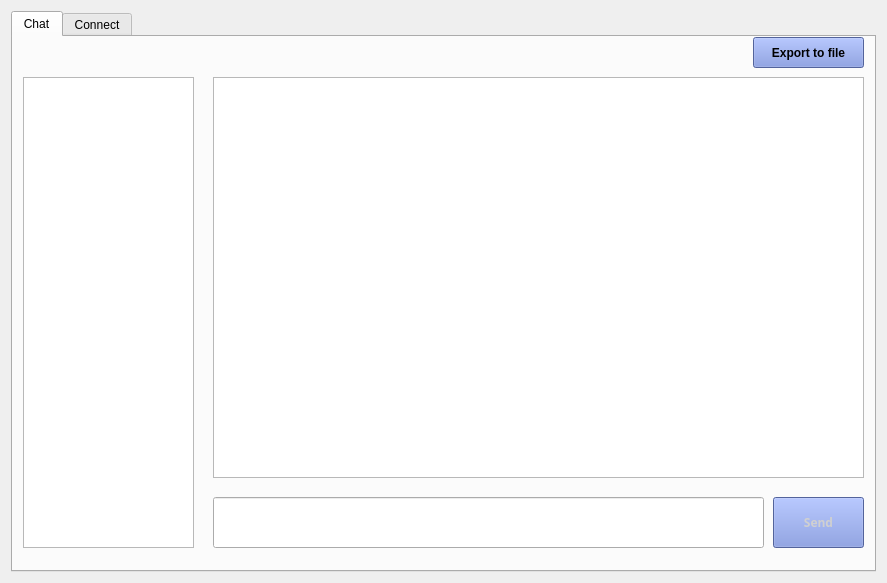
<?xml version="1.0" encoding="UTF-8"?>
<ui version="4.0">
 <class>MainWindow</class>
 <widget class="QMainWindow" name="MainWindow">
  <property name="geometry">
   <rect>
    <x>0</x>
    <y>0</y>
    <width>887</width>
    <height>583</height>
   </rect>
  </property>
  <property name="sizePolicy">
   <sizepolicy hsizetype="Preferred" vsizetype="Preferred">
    <horstretch>0</horstretch>
    <verstretch>0</verstretch>
   </sizepolicy>
  </property>
  <property name="windowTitle">
   <string>Linux Chat Application | Oscar &amp; Krystle</string>
  </property>
  <property name="windowOpacity">
   <double>1.000000000000000</double>
  </property>
  <widget class="QWidget" name="centralWidget">
   <layout class="QGridLayout" name="gridLayout">
    <item row="1" column="0">
     <widget class="QTabWidget" name="tabWidget">
      <property name="styleSheet">
       <string notr="true"/>
      </property>
      <property name="currentIndex">
       <number>0</number>
      </property>
      <widget class="QWidget" name="tab">
       <attribute name="title">
        <string>Chat</string>
       </attribute>
       <widget class="QListWidget" name="listWidget">
        <property name="geometry">
         <rect>
          <x>10</x>
          <y>40</y>
          <width>171</width>
          <height>471</height>
         </rect>
        </property>
        <property name="minimumSize">
         <size>
          <width>0</width>
          <height>0</height>
         </size>
        </property>
        <property name="maximumSize">
         <size>
          <width>171</width>
          <height>16777215</height>
         </size>
        </property>
        <property name="selectionMode">
         <enum>QAbstractItemView::NoSelection</enum>
        </property>
       </widget>
       <widget class="QTextBrowser" name="textWindow">
        <property name="geometry">
         <rect>
          <x>200</x>
          <y>40</y>
          <width>651</width>
          <height>401</height>
         </rect>
        </property>
        <property name="minimumSize">
         <size>
          <width>316</width>
          <height>181</height>
         </size>
        </property>
        <property name="font">
         <font>
          <family>Droid Sans</family>
          <pointsize>16</pointsize>
         </font>
        </property>
        <property name="autoFillBackground">
         <bool>false</bool>
        </property>
       </widget>
       <widget class="QLineEdit" name="sendMessageContent">
        <property name="geometry">
         <rect>
          <x>200</x>
          <y>460</y>
          <width>551</width>
          <height>51</height>
         </rect>
        </property>
        <property name="font">
         <font>
          <family>Droid Sans</family>
          <pointsize>16</pointsize>
         </font>
        </property>
       </widget>
       <widget class="QPushButton" name="sendDataButton">
        <property name="enabled">
         <bool>true</bool>
        </property>
        <property name="geometry">
         <rect>
          <x>760</x>
          <y>460</y>
          <width>91</width>
          <height>51</height>
         </rect>
        </property>
        <property name="font">
         <font>
          <family>Droid Sans</family>
          <weight>75</weight>
          <italic>false</italic>
          <bold>true</bold>
         </font>
        </property>
        <property name="styleSheet">
         <string notr="true">background-color: #748BD9;
color: rgb(208, 208, 208);</string>
        </property>
        <property name="text">
         <string>Send</string>
        </property>
        <property name="default">
         <bool>false</bool>
        </property>
        <property name="flat">
         <bool>false</bool>
        </property>
       </widget>
       <widget class="QWidget" name="horizontalLayoutWidget">
        <property name="geometry">
         <rect>
          <x>10</x>
          <y>10</y>
          <width>291</width>
          <height>21</height>
         </rect>
        </property>
        <layout class="QHBoxLayout" name="horizontalLayout">
         <item>
          <widget class="QLabel" name="label_5">
           <property name="font">
            <font>
             <weight>75</weight>
             <bold>true</bold>
            </font>
           </property>
           <property name="text">
            <string>Users:</string>
           </property>
          </widget>
         </item>
         <item>
          <widget class="QLabel" name="connectionLabel">
           <property name="font">
            <font>
             <weight>50</weight>
             <bold>false</bold>
            </font>
           </property>
           <property name="styleSheet">
            <string notr="true">color: rgb(255, 0, 12);</string>
           </property>
           <property name="text">
            <string>      Offline</string>
           </property>
          </widget>
         </item>
         <item>
          <widget class="QLabel" name="label">
           <property name="font">
            <font>
             <weight>75</weight>
             <bold>true</bold>
            </font>
           </property>
           <property name="text">
            <string>Chat window:</string>
           </property>
          </widget>
         </item>
        </layout>
       </widget>
       <widget class="QPushButton" name="exportFileButton">
        <property name="geometry">
         <rect>
          <x>740</x>
          <y>0</y>
          <width>111</width>
          <height>31</height>
         </rect>
        </property>
        <property name="styleSheet">
         <string notr="true">background-color: #748BD9;
font: bold;</string>
        </property>
        <property name="text">
         <string>Export to file</string>
        </property>
       </widget>
      </widget>
      <widget class="QWidget" name="tab_2">
       <attribute name="title">
        <string>Connect</string>
       </attribute>
       <widget class="QLineEdit" name="usernameField">
        <property name="geometry">
         <rect>
          <x>190</x>
          <y>150</y>
          <width>421</width>
          <height>27</height>
         </rect>
        </property>
       </widget>
       <widget class="QLineEdit" name="ipField">
        <property name="geometry">
         <rect>
          <x>190</x>
          <y>240</y>
          <width>301</width>
          <height>27</height>
         </rect>
        </property>
       </widget>
       <widget class="QLineEdit" name="portField">
        <property name="geometry">
         <rect>
          <x>500</x>
          <y>240</y>
          <width>111</width>
          <height>27</height>
         </rect>
        </property>
       </widget>
       <widget class="QLabel" name="label_2">
        <property name="geometry">
         <rect>
          <x>190</x>
          <y>120</y>
          <width>241</width>
          <height>17</height>
         </rect>
        </property>
        <property name="text">
         <string>Enter your username</string>
        </property>
       </widget>
       <widget class="QLabel" name="label_3">
        <property name="geometry">
         <rect>
          <x>190</x>
          <y>210</y>
          <width>111</width>
          <height>17</height>
         </rect>
        </property>
        <property name="text">
         <string>IP Address</string>
        </property>
       </widget>
       <widget class="QLabel" name="label_4">
        <property name="geometry">
         <rect>
          <x>500</x>
          <y>210</y>
          <width>67</width>
          <height>17</height>
         </rect>
        </property>
        <property name="text">
         <string>Port</string>
        </property>
       </widget>
       <widget class="QPushButton" name="pushButton">
        <property name="geometry">
         <rect>
          <x>350</x>
          <y>300</y>
          <width>111</width>
          <height>51</height>
         </rect>
        </property>
        <property name="styleSheet">
         <string notr="true">background-color: #748BD9;
font: bold;</string>
        </property>
        <property name="text">
         <string>Connect</string>
        </property>
       </widget>
      </widget>
     </widget>
    </item>
   </layout>
  </widget>
  <action name="actionConnect">
   <property name="checkable">
    <bool>true</bool>
   </property>
   <property name="text">
    <string>Connect</string>
   </property>
  </action>
  <action name="actionDisconnect">
   <property name="text">
    <string>Disconnect</string>
   </property>
  </action>
  <action name="actionSettings">
   <property name="text">
    <string>Settings</string>
   </property>
  </action>
 </widget>
 <layoutdefault spacing="6" margin="11"/>
 <resources/>
 <connections/>
</ui>
